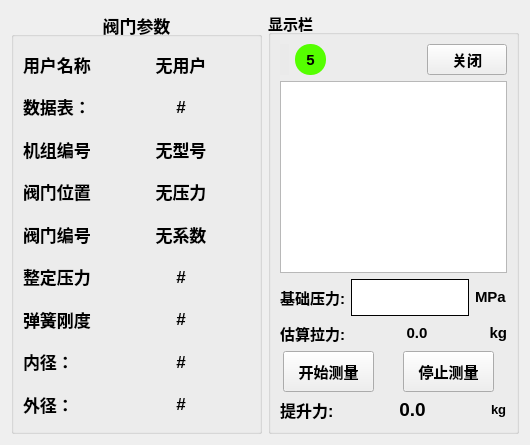
      <widget class="QWidget" name="tab_3">
       <attribute name="title">
        <string>主界面</string>
       </attribute>
       <layout class="QHBoxLayout" name="horizontalLayout_36" stretch="1,1">
        <item>
         <widget class="QGroupBox" name="groupBox_2">
          <property name="font">
           <font>
            <pointsize>13</pointsize>
            <weight>75</weight>
            <bold>true</bold>
           </font>
          </property>
          <property name="title">
           <string>阀门参数</string>
          </property>
          <property name="alignment">
           <set>Qt::AlignCenter</set>
          </property>
          <layout class="QVBoxLayout" name="verticalLayout_6">
           <item>
            <layout class="QHBoxLayout" name="T_HZ_User" stretch="5,1,10">
             <item>
              <widget class="QLabel" name="label_8">
               <property name="minimumSize">
                <size>
                 <width>40</width>
                 <height>0</height>
                </size>
               </property>
               <property name="text">
                <string>用户名称：</string>
               </property>
              </widget>
             </item>
             <item>
              <spacer name="horizontalSpacer_10">
               <property name="orientation">
                <enum>Qt::Horizontal</enum>
               </property>
               <property name="sizeHint" stdset="0">
                <size>
                 <width>40</width>
                 <height>20</height>
                </size>
               </property>
              </spacer>
             </item>
             <item>
              <widget class="QLabel" name="Z_LB0">
               <property name="sizePolicy">
                <sizepolicy hsizetype="Preferred" vsizetype="Preferred">
                 <horstretch>0</horstretch>
                 <verstretch>0</verstretch>
                </sizepolicy>
               </property>
               <property name="minimumSize">
                <size>
                 <width>15</width>
                 <height>0</height>
                </size>
               </property>
               <property name="text">
                <string>无用户</string>
               </property>
               <property name="alignment">
                <set>Qt::AlignCenter</set>
               </property>
              </widget>
             </item>
            </layout>
           </item>
           <item>
            <layout class="QHBoxLayout" name="T_HZ_User_10" stretch="5,1,10">
             <item>
              <widget class="QLabel" name="label_23">
               <property name="minimumSize">
                <size>
                 <width>40</width>
                 <height>0</height>
                </size>
               </property>
               <property name="text">
                <string>数据表：</string>
               </property>
              </widget>
             </item>
             <item>
              <spacer name="horizontalSpacer_19">
               <property name="orientation">
                <enum>Qt::Horizontal</enum>
               </property>
               <property name="sizeHint" stdset="0">
                <size>
                 <width>40</width>
                 <height>20</height>
                </size>
               </property>
              </spacer>
             </item>
             <item>
              <widget class="QLabel" name="Z_SHUJUBIAO">
               <property name="minimumSize">
                <size>
                 <width>15</width>
                 <height>0</height>
                </size>
               </property>
               <property name="text">
                <string>#</string>
               </property>
               <property name="alignment">
                <set>Qt::AlignCenter</set>
               </property>
              </widget>
             </item>
            </layout>
           </item>
           <item>
            <layout class="QHBoxLayout" name="T_HZ_User_2" stretch="5,1,10">
             <item>
              <widget class="QLabel" name="label_12">
               <property name="minimumSize">
                <size>
                 <width>40</width>
                 <height>0</height>
                </size>
               </property>
               <property name="text">
                <string>机组编号：</string>
               </property>
              </widget>
             </item>
             <item>
              <spacer name="horizontalSpacer_11">
               <property name="orientation">
                <enum>Qt::Horizontal</enum>
               </property>
               <property name="sizeHint" stdset="0">
                <size>
                 <width>40</width>
                 <height>20</height>
                </size>
               </property>
              </spacer>
             </item>
             <item>
              <widget class="QLabel" name="Z_LB1">
               <property name="minimumSize">
                <size>
                 <width>15</width>
                 <height>0</height>
                </size>
               </property>
               <property name="text">
                <string>无型号</string>
               </property>
               <property name="alignment">
                <set>Qt::AlignCenter</set>
               </property>
              </widget>
             </item>
            </layout>
           </item>
           <item>
            <layout class="QHBoxLayout" name="T_HZ_User_3" stretch="5,1,10">
             <item>
              <widget class="QLabel" name="label_14">
               <property name="minimumSize">
                <size>
                 <width>40</width>
                 <height>0</height>
                </size>
               </property>
               <property name="text">
                <string>阀门位置：</string>
               </property>
              </widget>
             </item>
             <item>
              <spacer name="horizontalSpacer_12">
               <property name="orientation">
                <enum>Qt::Horizontal</enum>
               </property>
               <property name="sizeHint" stdset="0">
                <size>
                 <width>40</width>
                 <height>20</height>
                </size>
               </property>
              </spacer>
             </item>
             <item>
              <widget class="QLabel" name="Z_LB2">
               <property name="minimumSize">
                <size>
                 <width>15</width>
                 <height>0</height>
                </size>
               </property>
               <property name="text">
                <string>无压力</string>
               </property>
               <property name="alignment">
                <set>Qt::AlignCenter</set>
               </property>
              </widget>
             </item>
            </layout>
           </item>
           <item>
            <layout class="QHBoxLayout" name="T_HZ_User_4" stretch="5,1,10">
             <item>
              <widget class="QLabel" name="label_16">
               <property name="minimumSize">
                <size>
                 <width>40</width>
                 <height>0</height>
                </size>
               </property>
               <property name="text">
                <string>阀门编号：</string>
               </property>
              </widget>
             </item>
             <item>
              <spacer name="horizontalSpacer_13">
               <property name="orientation">
                <enum>Qt::Horizontal</enum>
               </property>
               <property name="sizeHint" stdset="0">
                <size>
                 <width>40</width>
                 <height>20</height>
                </size>
               </property>
              </spacer>
             </item>
             <item>
              <widget class="QLabel" name="Z_LB3">
               <property name="minimumSize">
                <size>
                 <width>15</width>
                 <height>0</height>
                </size>
               </property>
               <property name="text">
                <string>无系数</string>
               </property>
               <property name="alignment">
                <set>Qt::AlignCenter</set>
               </property>
              </widget>
             </item>
            </layout>
           </item>
           <item>
            <layout class="QHBoxLayout" name="T_HZ_User_5" stretch="5,1,10">
             <item>
              <widget class="QLabel" name="label_18">
               <property name="minimumSize">
                <size>
                 <width>40</width>
                 <height>0</height>
                </size>
               </property>
               <property name="text">
                <string>整定压力：</string>
               </property>
              </widget>
             </item>
             <item>
              <spacer name="horizontalSpacer_14">
               <property name="orientation">
                <enum>Qt::Horizontal</enum>
               </property>
               <property name="sizeHint" stdset="0">
                <size>
                 <width>40</width>
                 <height>20</height>
                </size>
               </property>
              </spacer>
             </item>
             <item>
              <widget class="QLabel" name="Z_LB4">
               <property name="minimumSize">
                <size>
                 <width>15</width>
                 <height>0</height>
                </size>
               </property>
               <property name="text">
                <string>#</string>
               </property>
               <property name="alignment">
                <set>Qt::AlignCenter</set>
               </property>
              </widget>
             </item>
            </layout>
           </item>
           <item>
            <layout class="QHBoxLayout" name="T_HZ_User_6" stretch="5,1,10">
             <item>
              <widget class="QLabel" name="label_20">
               <property name="minimumSize">
                <size>
                 <width>40</width>
                 <height>0</height>
                </size>
               </property>
               <property name="text">
                <string>弹簧刚度：</string>
               </property>
              </widget>
             </item>
             <item>
              <spacer name="horizontalSpacer_15">
               <property name="orientation">
                <enum>Qt::Horizontal</enum>
               </property>
               <property name="sizeHint" stdset="0">
                <size>
                 <width>40</width>
                 <height>20</height>
                </size>
               </property>
              </spacer>
             </item>
             <item>
              <widget class="QLabel" name="Z_LB5">
               <property name="minimumSize">
                <size>
                 <width>15</width>
                 <height>0</height>
                </size>
               </property>
               <property name="text">
                <string>#</string>
               </property>
               <property name="alignment">
                <set>Qt::AlignCenter</set>
               </property>
              </widget>
             </item>
            </layout>
           </item>
           <item>
            <layout class="QHBoxLayout" name="T_HZ_User_7" stretch="5,1,10">
             <item>
              <widget class="QLabel" name="label_21">
               <property name="minimumSize">
                <size>
                 <width>40</width>
                 <height>0</height>
                </size>
               </property>
               <property name="text">
                <string>内径：</string>
               </property>
              </widget>
             </item>
             <item>
              <spacer name="horizontalSpacer_16">
               <property name="orientation">
                <enum>Qt::Horizontal</enum>
               </property>
               <property name="sizeHint" stdset="0">
                <size>
                 <width>40</width>
                 <height>20</height>
                </size>
               </property>
              </spacer>
             </item>
             <item>
              <widget class="QLabel" name="Z_LB5_2">
               <property name="minimumSize">
                <size>
                 <width>15</width>
                 <height>0</height>
                </size>
               </property>
               <property name="text">
                <string>#</string>
               </property>
               <property name="alignment">
                <set>Qt::AlignCenter</set>
               </property>
              </widget>
             </item>
            </layout>
           </item>
           <item>
            <layout class="QHBoxLayout" name="T_HZ_User_8" stretch="5,1,10">
             <item>
              <widget class="QLabel" name="label_22">
               <property name="minimumSize">
                <size>
                 <width>40</width>
                 <height>0</height>
                </size>
               </property>
               <property name="text">
                <string>外径：</string>
               </property>
              </widget>
             </item>
             <item>
              <spacer name="horizontalSpacer_17">
               <property name="orientation">
                <enum>Qt::Horizontal</enum>
               </property>
               <property name="sizeHint" stdset="0">
                <size>
                 <width>40</width>
                 <height>20</height>
                </size>
               </property>
              </spacer>
             </item>
             <item>
              <widget class="QLabel" name="Z_LB5_3">
               <property name="minimumSize">
                <size>
                 <width>15</width>
                 <height>0</height>
                </size>
               </property>
               <property name="text">
                <string>#</string>
               </property>
               <property name="alignment">
                <set>Qt::AlignCenter</set>
               </property>
              </widget>
             </item>
            </layout>
           </item>
          </layout>
         </widget>
        </item>
        <item>
         <widget class="QGroupBox" name="groupBox_3">
          <property name="font">
           <font>
            <pointsize>11</pointsize>
            <weight>75</weight>
            <bold>true</bold>
           </font>
          </property>
          <property name="title">
           <string>显示栏</string>
          </property>
          <layout class="QGridLayout" name="gridLayout_10">
           <item row="0" column="0">
            <layout class="QGridLayout" name="gridLayout_8">
             <item row="0" column="2">
              <spacer name="horizontalSpacer_8">
               <property name="orientation">
                <enum>Qt::Horizontal</enum>
               </property>
               <property name="sizeHint" stdset="0">
                <size>
                 <width>40</width>
                 <height>20</height>
                </size>
               </property>
              </spacer>
             </item>
             <item row="0" column="3">
              <widget class="QPushButton" name="PB_CLOSE_SOFT">
               <property name="text">
                <string>关闭</string>
               </property>
              </widget>
             </item>
             <item row="0" column="0">
              <widget class="QLabel" name="L_Battery">
               <property name="styleSheet">
                <string notr="true">background-color: rgb(234, 234, 234);</string>
               </property>
               <property name="text">
                <string/>
               </property>
               <property name="pixmap">
                <pixmap>../../PI/Version4/resource/b1.png</pixmap>
               </property>
               <property name="alignment">
                <set>Qt::AlignCenter</set>
               </property>
              </widget>
             </item>
             <item row="0" column="1">
              <widget class="QPushButton" name="LED">
               <property name="sizePolicy">
                <sizepolicy hsizetype="Fixed" vsizetype="Fixed">
                 <horstretch>0</horstretch>
                 <verstretch>0</verstretch>
                </sizepolicy>
               </property>
               <property name="minimumSize">
                <size>
                 <width>31</width>
                 <height>31</height>
                </size>
               </property>
               <property name="styleSheet">
                <string notr="true">QPushButton {  background-color: rgb(85, 255, 0) ;border-radius:15px;}
</string>
               </property>
               <property name="text">
                <string>5</string>
               </property>
              </widget>
             </item>
            </layout>
           </item>
           <item row="1" column="0">
            <widget class="QTextBrowser" name="Z_TB0">
             <property name="sizePolicy">
              <sizepolicy hsizetype="Expanding" vsizetype="Expanding">
               <horstretch>0</horstretch>
               <verstretch>0</verstretch>
              </sizepolicy>
             </property>
            </widget>
           </item>
           <item row="2" column="0">
            <spacer name="verticalSpacer_2">
             <property name="orientation">
              <enum>Qt::Vertical</enum>
             </property>
             <property name="sizeHint" stdset="0">
              <size>
               <width>20</width>
               <height>0</height>
              </size>
             </property>
            </spacer>
           </item>
           <item row="3" column="0">
            <layout class="QGridLayout" name="gridLayout_5">
             <item row="0" column="0">
              <widget class="QLabel" name="label_19">
               <property name="sizePolicy">
                <sizepolicy hsizetype="Fixed" vsizetype="Preferred">
                 <horstretch>0</horstretch>
                 <verstretch>0</verstretch>
                </sizepolicy>
               </property>
               <property name="text">
                <string>&lt;html&gt;&lt;head/&gt;&lt;body&gt;&lt;p&gt;&lt;span style=&quot; font-size:11pt; font-weight:600;&quot;&gt;基础压力:&lt;/span&gt;&lt;/p&gt;&lt;/body&gt;&lt;/html&gt;</string>
               </property>
              </widget>
             </item>
             <item row="0" column="1">
              <widget class="QLabel" name="Z_LB_JiChuYaLi">
               <property name="styleSheet">
                <string notr="true">background-color: rgb(255, 255, 255);</string>
               </property>
               <property name="frameShape">
                <enum>QFrame::Box</enum>
               </property>
               <property name="text">
                <string>&lt;html&gt;&lt;head/&gt;&lt;body&gt;&lt;p align=&quot;center&quot;&gt;&lt;br/&gt;&lt;/p&gt;&lt;/body&gt;&lt;/html&gt;</string>
               </property>
              </widget>
             </item>
             <item row="0" column="2">
              <widget class="QLabel" name="label_24">
               <property name="sizePolicy">
                <sizepolicy hsizetype="Fixed" vsizetype="Preferred">
                 <horstretch>0</horstretch>
                 <verstretch>0</verstretch>
                </sizepolicy>
               </property>
               <property name="text">
                <string>&lt;html&gt;&lt;head/&gt;&lt;body&gt;&lt;p&gt;&lt;span style=&quot; font-weight:600;&quot;&gt;MPa&lt;/span&gt;&lt;/p&gt;&lt;/body&gt;&lt;/html&gt;</string>
               </property>
              </widget>
             </item>
            </layout>
           </item>
           <item row="4" column="0">
            <layout class="QHBoxLayout" name="horizontalLayout_11">
             <item>
              <widget class="QLabel" name="label_15">
               <property name="sizePolicy">
                <sizepolicy hsizetype="Fixed" vsizetype="Preferred">
                 <horstretch>0</horstretch>
                 <verstretch>0</verstretch>
                </sizepolicy>
               </property>
               <property name="text">
                <string>&lt;html&gt;&lt;head/&gt;&lt;body&gt;&lt;p&gt;&lt;span style=&quot; font-size:11pt; font-weight:600;&quot;&gt;估算拉力:&lt;/span&gt;&lt;/p&gt;&lt;/body&gt;&lt;/html&gt;</string>
               </property>
              </widget>
             </item>
             <item>
              <widget class="QLabel" name="Z_LB_GuSuanLali">
               <property name="text">
                <string>&lt;html&gt;&lt;head/&gt;&lt;body&gt;&lt;p align=&quot;center&quot;&gt;&lt;span style=&quot; font-size:11pt; font-weight:600;&quot;&gt;0.0&lt;/span&gt;&lt;/p&gt;&lt;/body&gt;&lt;/html&gt;</string>
               </property>
              </widget>
             </item>
             <item>
              <widget class="QLabel" name="label_17">
               <property name="sizePolicy">
                <sizepolicy hsizetype="Fixed" vsizetype="Preferred">
                 <horstretch>0</horstretch>
                 <verstretch>0</verstretch>
                </sizepolicy>
               </property>
               <property name="text">
                <string>&lt;html&gt;&lt;head/&gt;&lt;body&gt;&lt;p align=&quot;right&quot;&gt;&lt;span style=&quot; font-size:11pt; font-weight:600;&quot;&gt;kg&lt;/span&gt;&lt;/p&gt;&lt;/body&gt;&lt;/html&gt;</string>
               </property>
              </widget>
             </item>
            </layout>
           </item>
           <item row="5" column="0">
            <layout class="QGridLayout" name="gridLayout_6">
             <item row="0" column="0">
              <spacer name="horizontalSpacer_6">
               <property name="orientation">
                <enum>Qt::Horizontal</enum>
               </property>
               <property name="sizeHint" stdset="0">
                <size>
                 <width>18</width>
                 <height>20</height>
                </size>
               </property>
              </spacer>
             </item>
             <item row="0" column="1">
              <widget class="QPushButton" name="Z_PB_StartMeasure">
               <property name="sizePolicy">
                <sizepolicy hsizetype="Minimum" vsizetype="Minimum">
                 <horstretch>0</horstretch>
                 <verstretch>0</verstretch>
                </sizepolicy>
               </property>
               <property name="minimumSize">
                <size>
                 <width>91</width>
                 <height>41</height>
                </size>
               </property>
               <property name="font">
                <font>
                 <pointsize>11</pointsize>
                </font>
               </property>
               <property name="text">
                <string>开始测量</string>
               </property>
              </widget>
             </item>
             <item row="0" column="2">
              <spacer name="horizontalSpacer_4">
               <property name="orientation">
                <enum>Qt::Horizontal</enum>
               </property>
               <property name="sizeHint" stdset="0">
                <size>
                 <width>38</width>
                 <height>20</height>
                </size>
               </property>
              </spacer>
             </item>
             <item row="0" column="3">
              <widget class="QPushButton" name="Z_PB_StopMeasure">
               <property name="sizePolicy">
                <sizepolicy hsizetype="Minimum" vsizetype="Minimum">
                 <horstretch>0</horstretch>
                 <verstretch>0</verstretch>
                </sizepolicy>
               </property>
               <property name="minimumSize">
                <size>
                 <width>91</width>
                 <height>41</height>
                </size>
               </property>
               <property name="font">
                <font>
                 <pointsize>11</pointsize>
                </font>
               </property>
               <property name="text">
                <string>停止测量</string>
               </property>
              </widget>
             </item>
             <item row="0" column="4">
              <spacer name="horizontalSpacer_5">
               <property name="orientation">
                <enum>Qt::Horizontal</enum>
               </property>
               <property name="sizeHint" stdset="0">
                <size>
                 <width>28</width>
                 <height>20</height>
                </size>
               </property>
              </spacer>
             </item>
            </layout>
           </item>
           <item row="6" column="0">
            <layout class="QGridLayout" name="gridLayout_7">
             <item row="0" column="2">
              <widget class="QLabel" name="label_13">
               <property name="sizePolicy">
                <sizepolicy hsizetype="Fixed" vsizetype="Preferred">
                 <horstretch>0</horstretch>
                 <verstretch>0</verstretch>
                </sizepolicy>
               </property>
               <property name="text">
                <string>&lt;html&gt;&lt;head/&gt;&lt;body&gt;&lt;p&gt;&lt;span style=&quot; font-size:10pt; font-weight:600;&quot;&gt;kg&lt;/span&gt;&lt;/p&gt;&lt;/body&gt;&lt;/html&gt;</string>
               </property>
              </widget>
             </item>
             <item row="0" column="0">
              <widget class="QLabel" name="label">
               <property name="sizePolicy">
                <sizepolicy hsizetype="Fixed" vsizetype="Preferred">
                 <horstretch>0</horstretch>
                 <verstretch>0</verstretch>
                </sizepolicy>
               </property>
               <property name="text">
                <string>&lt;html&gt;&lt;head/&gt;&lt;body&gt;&lt;p&gt;&lt;span style=&quot; font-size:12pt; font-weight:600;&quot;&gt;提升力:&lt;/span&gt;&lt;/p&gt;&lt;/body&gt;&lt;/html&gt;</string>
               </property>
              </widget>
             </item>
             <item row="0" column="1">
              <widget class="QLabel" name="Z_LB_TiShengLi">
               <property name="text">
                <string>&lt;html&gt;&lt;head/&gt;&lt;body&gt;&lt;p align=&quot;center&quot;&gt;&lt;span style=&quot; font-size:14pt;&quot;&gt;0.0&lt;/span&gt;&lt;/p&gt;&lt;/body&gt;&lt;/html&gt;</string>
               </property>
               <property name="alignment">
                <set>Qt::AlignCenter</set>
               </property>
              </widget>
             </item>
            </layout>
           </item>
           <item row="7" column="0">
            <spacer name="verticalSpacer">
             <property name="orientation">
              <enum>Qt::Vertical</enum>
             </property>
             <property name="sizeHint" stdset="0">
              <size>
               <width>20</width>
               <height>0</height>
              </size>
             </property>
            </spacer>
           </item>
          </layout>
          <zorder>Z_TB0</zorder>
          <zorder>verticalSpacer</zorder>
          <zorder>verticalSpacer_2</zorder>
         </widget>
        </item>
       </layout>
      </widget>
